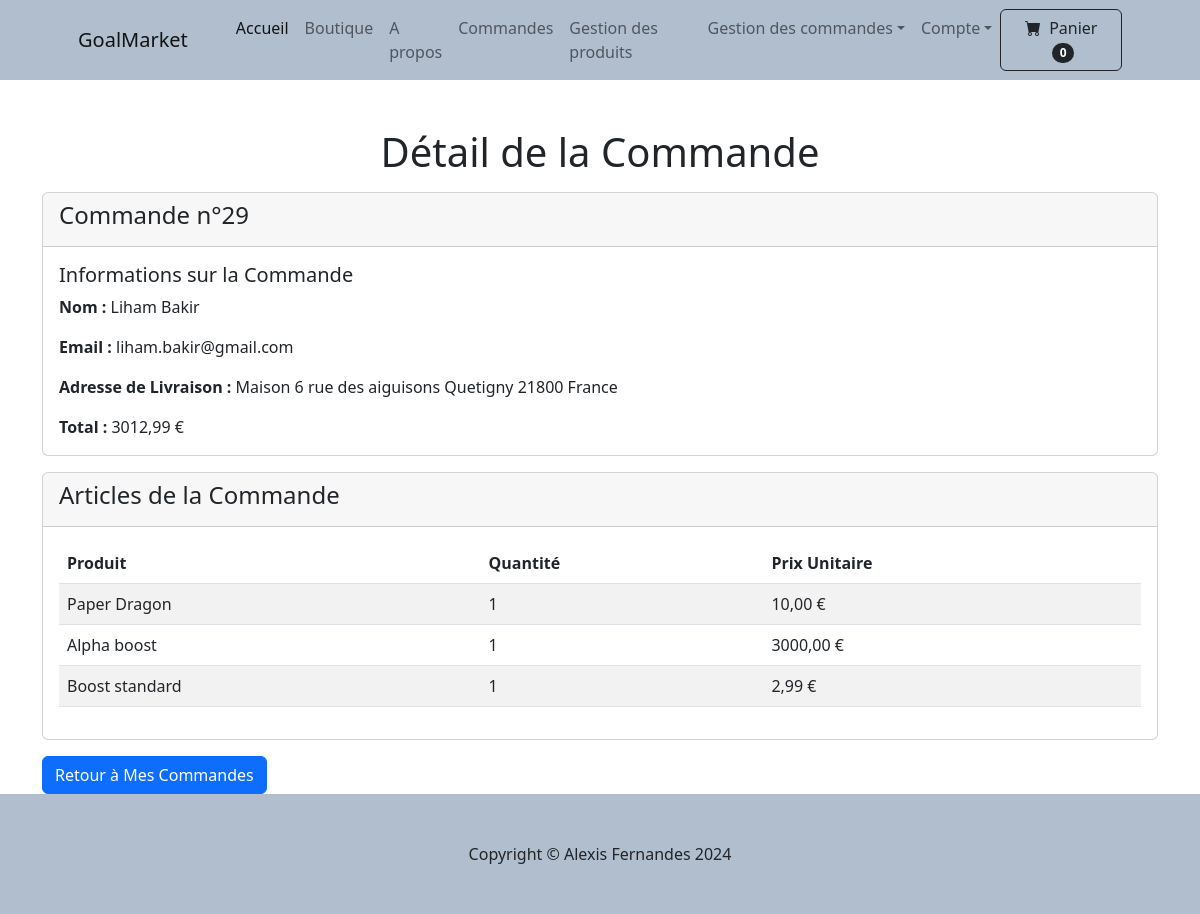
Page /panier/commande/29/ (signed in) on the committed database.
### panier/models.py (models this page shows, shortened)
class Commande (models.Model):
    user = models.ForeignKey(User, on_delete=models.CASCADE, null=True, blank=True)
    name = models.CharField(max_length=200)
    email = models.EmailField(max_length=200)
    address = models.TextField(max_length=15000)
    date_ordered = models.DateTimeField(auto_now_add=True)
    prix_total = models.DecimalField(max_digits=10, decimal_places=2,)
    expedie = models.BooleanField(default=False)
    date_expedie = models.DateTimeField(null=True, blank=True)

class CommandeArticle(models.Model):
    commande = models.ForeignKey(Commande, on_delete=models.CASCADE, null=True, blank=True)
    user = models.ForeignKey(User, on_delete=models.CASCADE, null=True, blank=True)
    produit = models.ForeignKey(Produit, on_delete=models.CASCADE)
    quantitee = models.PositiveBigIntegerField(default=1)
    prix = models.DecimalField(max_digits=10, decimal_places=2,)

### myapp/models.py (models this page shows)
class Produit(models.Model):
    categorie = models.ForeignKey(Categorie, on_delete=models.CASCADE, default=1)
    name = models.CharField(max_length=100)
    description = models.CharField(max_length=1000)
    price = models.DecimalField(default=0, max_digits=10, decimal_places=2)
    stock = models.IntegerField()
    image = models.ImageField(upload_to='images/Produits')
    is_promo = models.BooleanField(default=False,null=True, blank=True)
    promo_price = models.DecimalField(default=0, max_digits=10, decimal_places=2,null=True, blank=True)
    def __str__(self):
        return self.name

### panier/views.py (the view)
# urls.py: path('commande/<int:pk>/', views.commande_detail, name='commande_detail'),
def commande_detail(request, pk):
    commande = get_object_or_404(Commande, id=pk)
    if request.user.is_authenticated:
        if request.user.is_superuser or request.user == commande.user:
            articles = CommandeArticle.objects.filter(commande=pk)
            context = {
                'commande': commande,
                'articles': articles
            }
            return render(request, 'commande_detail.html', context)
        else:
            messages.error(request, "Vous n'avez pas les droits pour accéder à cette page")
            return redirect('home')
    else:
        messages.error(request, "Vous devez être connecté pour voir cette page")
        return redirect('login')

### panier/context_processors.py (called while the page is built)
def panier(request):
    return {'panier': Panier(request)}

### panier/panier.py (called while the page is built)
    def __len__(self):
        return len(self.panier)

### panier/templates/commande_detail.html (shortened to what this page needs)
{% extends "nav.html" %}
{% load static %}
{% block content %}
<div class="container mt-5">
    <h1 class="text-center">Détail de la Commande</h1>
    <div class="card mt-3">
        <div class="card-header">
            <h4>Commande n°{{ commande.id }}</h4>
        </div>
        <div class="card-body">
            <h5 class="card-title">Informations sur la Commande</h5>
            <p class="card-text"><strong>Nom :</strong> {{ commande.name }}</p>
            <p class="card-text"><strong>Email :</strong> {{ commande.email }}</p>
            <p class="card-text"><strong>Adresse de Livraison :</strong> {{ commande.address }} </p>
            <p class="card-text"><strong>Total :</strong> {{ commande.prix_total }} €</p>
        </div>
    </div>
    <div class="card mt-3">
        <div class="card-header">
            <h4>Articles de la Commande</h4>
        </div>
        <div class="card-body">
            <table class="table table-striped">
                <thead>
                    <tr>
                        <th>Produit</th>
                        <th>Quantité</th>
                        <th>Prix Unitaire</th>
                    </tr>
                </thead>
                <tbody>
                    {% for article in articles %}
                    <tr>
                        <td>{{ article.produit }}</td>
                        <td>{{ article.quantitee }}</td>
                        <td>{{ article.prix }} €</td>
                    </tr>
                    {% endfor %}
                </tbody>
            </table>
        </div>
    </div>
    <a href="{% url 'commandes_utilisateur' %}" class="btn btn-primary mt-3">Retour à Mes Commandes</a>
</div>
{% endblock %}

### rows in the picture
Commande: id "29", name "Liham Bakir", email "liham.bakir@gmail.com", address "Maison 6 rue des aiguisons Quetigny 21800 France", prix_total "3012,99"
CommandeArticle: produit "Paper Dragon", quantitee "1", prix "10,00"
CommandeArticle: produit "Alpha boost", quantitee "1", prix "3000,00"
CommandeArticle: produit "Boost standard", quantitee "1", prix "2,99"

### other values in the picture
{{ panier|length }} "0"
